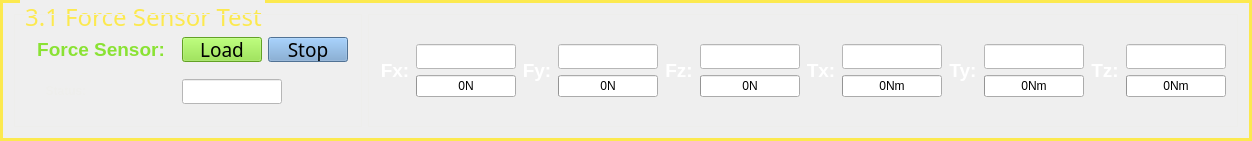
       <widget class="QGroupBox" name="groupBox_17">
        <property name="geometry">
         <rect>
          <x>10</x>
          <y>720</y>
          <width>1252</width>
          <height>141</height>
         </rect>
        </property>
        <property name="minimumSize">
         <size>
          <width>0</width>
          <height>0</height>
         </size>
        </property>
        <property name="maximumSize">
         <size>
          <width>2000</width>
          <height>16777215</height>
         </size>
        </property>
        <property name="font">
         <font>
          <family>Adobe 黑体 Std R</family>
          <pointsize>18</pointsize>
         </font>
        </property>
        <property name="toolTip">
         <string>&lt;html&gt;&lt;head/&gt;&lt;body&gt;&lt;p&gt;DFVGDF&lt;/p&gt;&lt;/body&gt;&lt;/html&gt;</string>
        </property>
        <property name="styleSheet">
         <string notr="true">   QGroupBox {
	color: rgb(252, 233, 79);
	border-color: rgb(252, 233, 79);
            border-width: 3px;
            border-style: solid;
            margin-top: 2ex;
        }
        QGroupBox::title {
            subcontrol-origin: margin;
            subcontrol-position: top left;
            left: 20px;
            margin-left: 2px;
            padding: 0  0px;
        }</string>
        </property>
        <property name="title">
         <string>3.1 Force Sensor Test</string>
        </property>
        <layout class="QGridLayout" name="gridLayout_20">
         <item row="0" column="1">
          <widget class="QGroupBox" name="groupBox_52">
           <property name="font">
            <font>
             <family>Adobe 黑体 Std R</family>
             <pointsize>14</pointsize>
            </font>
           </property>
           <property name="styleSheet">
            <string notr="true">   QGroupBox {
	border-color: rgb(238, 238, 236);
            border-width: 1px;
            border-style: solid;
            margin-top: 2ex;
        }</string>
           </property>
           <property name="title">
            <string/>
           </property>
           <layout class="QGridLayout" name="gridLayout_10">
            <item row="0" column="0">
             <layout class="QHBoxLayout" name="horizontalLayout">
              <item>
               <widget class="QLabel" name="label_172">
                <property name="minimumSize">
                 <size>
                  <width>30</width>
                  <height>25</height>
                 </size>
                </property>
                <property name="maximumSize">
                 <size>
                  <width>30</width>
                  <height>25</height>
                 </size>
                </property>
                <property name="styleSheet">
                 <string notr="true">
font: 12pt &quot;Adobe 黑体 Std R&quot;;</string>
                </property>
                <property name="text">
                 <string>&lt;html&gt;&lt;head/&gt;&lt;body&gt;&lt;p align=&quot;center&quot;&gt;&lt;span style=&quot; font-size:14pt; font-weight:600; color:#ffffff;&quot;&gt;Fx:&lt;/span&gt;&lt;/p&gt;&lt;/body&gt;&lt;/html&gt;</string>
                </property>
                <property name="alignment">
                 <set>Qt::AlignLeading|Qt::AlignLeft|Qt::AlignVCenter</set>
                </property>
                <property name="wordWrap">
                 <bool>false</bool>
                </property>
                <property name="margin">
                 <number>0</number>
                </property>
                <property name="indent">
                 <number>-2</number>
                </property>
                <property name="openExternalLinks">
                 <bool>false</bool>
                </property>
               </widget>
              </item>
              <item>
               <layout class="QVBoxLayout" name="verticalLayout_6">
                <item>
                 <widget class="QLineEdit" name="lineEdit_Fx">
                  <property name="minimumSize">
                   <size>
                    <width>100</width>
                    <height>25</height>
                   </size>
                  </property>
                  <property name="maximumSize">
                   <size>
                    <width>100</width>
                    <height>25</height>
                   </size>
                  </property>
                  <property name="styleSheet">
                   <string notr="true">background-color: rgb(255, 255, 255);</string>
                  </property>
                 </widget>
                </item>
                <item>
                 <widget class="QProgressBar" name="progressBar_Fx">
                  <property name="minimum">
                   <number>0</number>
                  </property>
                  <property name="maximum">
                   <number>30</number>
                  </property>
                  <property name="value">
                   <number>0</number>
                  </property>
                  <property name="format">
                   <string>%vN</string>
                  </property>
                 </widget>
                </item>
               </layout>
              </item>
              <item>
               <widget class="QLabel" name="label_175">
                <property name="minimumSize">
                 <size>
                  <width>30</width>
                  <height>25</height>
                 </size>
                </property>
                <property name="maximumSize">
                 <size>
                  <width>30</width>
                  <height>25</height>
                 </size>
                </property>
                <property name="styleSheet">
                 <string notr="true">
font: 12pt &quot;Adobe 黑体 Std R&quot;;</string>
                </property>
                <property name="text">
                 <string>&lt;html&gt;&lt;head/&gt;&lt;body&gt;&lt;p align=&quot;center&quot;&gt;&lt;span style=&quot; font-size:14pt; font-weight:600; color:#ffffff;&quot;&gt;Fy:&lt;/span&gt;&lt;/p&gt;&lt;/body&gt;&lt;/html&gt;</string>
                </property>
                <property name="alignment">
                 <set>Qt::AlignLeading|Qt::AlignLeft|Qt::AlignVCenter</set>
                </property>
                <property name="wordWrap">
                 <bool>false</bool>
                </property>
                <property name="margin">
                 <number>0</number>
                </property>
                <property name="indent">
                 <number>-2</number>
                </property>
                <property name="openExternalLinks">
                 <bool>false</bool>
                </property>
               </widget>
              </item>
              <item>
               <layout class="QVBoxLayout" name="verticalLayout">
                <item>
                 <widget class="QLineEdit" name="lineEdit_Fy">
                  <property name="minimumSize">
                   <size>
                    <width>100</width>
                    <height>25</height>
                   </size>
                  </property>
                  <property name="maximumSize">
                   <size>
                    <width>100</width>
                    <height>25</height>
                   </size>
                  </property>
                  <property name="styleSheet">
                   <string notr="true">background-color: rgb(255, 255, 255);</string>
                  </property>
                 </widget>
                </item>
                <item>
                 <widget class="QProgressBar" name="progressBar_Fy">
                  <property name="maximum">
                   <number>30</number>
                  </property>
                  <property name="value">
                   <number>0</number>
                  </property>
                  <property name="format">
                   <string>%vN</string>
                  </property>
                 </widget>
                </item>
               </layout>
              </item>
              <item>
               <widget class="QLabel" name="label_173">
                <property name="minimumSize">
                 <size>
                  <width>30</width>
                  <height>25</height>
                 </size>
                </property>
                <property name="maximumSize">
                 <size>
                  <width>30</width>
                  <height>25</height>
                 </size>
                </property>
                <property name="styleSheet">
                 <string notr="true">
font: 12pt &quot;Adobe 黑体 Std R&quot;;</string>
                </property>
                <property name="text">
                 <string>&lt;html&gt;&lt;head/&gt;&lt;body&gt;&lt;p align=&quot;center&quot;&gt;&lt;span style=&quot; font-size:14pt; font-weight:600; color:#ffffff;&quot;&gt;Fz:&lt;/span&gt;&lt;/p&gt;&lt;/body&gt;&lt;/html&gt;</string>
                </property>
                <property name="alignment">
                 <set>Qt::AlignLeading|Qt::AlignLeft|Qt::AlignVCenter</set>
                </property>
                <property name="wordWrap">
                 <bool>false</bool>
                </property>
                <property name="margin">
                 <number>0</number>
                </property>
                <property name="indent">
                 <number>-2</number>
                </property>
                <property name="openExternalLinks">
                 <bool>false</bool>
                </property>
               </widget>
              </item>
              <item>
               <layout class="QVBoxLayout" name="verticalLayout_2">
                <item>
                 <widget class="QLineEdit" name="lineEdit_Fz">
                  <property name="minimumSize">
                   <size>
                    <width>100</width>
                    <height>25</height>
                   </size>
                  </property>
                  <property name="maximumSize">
                   <size>
                    <width>100</width>
                    <height>25</height>
                   </size>
                  </property>
                  <property name="styleSheet">
                   <string notr="true">background-color: rgb(255, 255, 255);</string>
                  </property>
                 </widget>
                </item>
                <item>
                 <widget class="QProgressBar" name="progressBar_Fz">
                  <property name="maximum">
                   <number>30</number>
                  </property>
                  <property name="value">
                   <number>0</number>
                  </property>
                  <property name="format">
                   <string>%vN</string>
                  </property>
                 </widget>
                </item>
               </layout>
              </item>
              <item>
               <widget class="QLabel" name="label_178">
                <property name="minimumSize">
                 <size>
                  <width>30</width>
                  <height>25</height>
                 </size>
                </property>
                <property name="maximumSize">
                 <size>
                  <width>30</width>
                  <height>25</height>
                 </size>
                </property>
                <property name="styleSheet">
                 <string notr="true">
font: 12pt &quot;Adobe 黑体 Std R&quot;;</string>
                </property>
                <property name="text">
                 <string>&lt;html&gt;&lt;head/&gt;&lt;body&gt;&lt;p align=&quot;center&quot;&gt;&lt;span style=&quot; font-size:14pt; font-weight:600; color:#ffffff;&quot;&gt;Tx:&lt;/span&gt;&lt;/p&gt;&lt;/body&gt;&lt;/html&gt;</string>
                </property>
                <property name="alignment">
                 <set>Qt::AlignLeading|Qt::AlignLeft|Qt::AlignVCenter</set>
                </property>
                <property name="wordWrap">
                 <bool>false</bool>
                </property>
                <property name="margin">
                 <number>0</number>
                </property>
                <property name="indent">
                 <number>-2</number>
                </property>
                <property name="openExternalLinks">
                 <bool>false</bool>
                </property>
               </widget>
              </item>
              <item>
               <layout class="QVBoxLayout" name="verticalLayout_3">
                <item>
                 <widget class="QLineEdit" name="lineEdit_Tx">
                  <property name="minimumSize">
                   <size>
                    <width>100</width>
                    <height>25</height>
                   </size>
                  </property>
                  <property name="maximumSize">
                   <size>
                    <width>100</width>
                    <height>25</height>
                   </size>
                  </property>
                  <property name="styleSheet">
                   <string notr="true">background-color: rgb(255, 255, 255);</string>
                  </property>
                 </widget>
                </item>
                <item>
                 <widget class="QProgressBar" name="progressBar_Tx">
                  <property name="maximum">
                   <number>5</number>
                  </property>
                  <property name="value">
                   <number>0</number>
                  </property>
                  <property name="format">
                   <string>%vNm</string>
                  </property>
                 </widget>
                </item>
               </layout>
              </item>
              <item>
               <widget class="QLabel" name="label_176">
                <property name="minimumSize">
                 <size>
                  <width>30</width>
                  <height>25</height>
                 </size>
                </property>
                <property name="maximumSize">
                 <size>
                  <width>30</width>
                  <height>25</height>
                 </size>
                </property>
                <property name="styleSheet">
                 <string notr="true">
font: 12pt &quot;Adobe 黑体 Std R&quot;;</string>
                </property>
                <property name="text">
                 <string>&lt;html&gt;&lt;head/&gt;&lt;body&gt;&lt;p align=&quot;center&quot;&gt;&lt;span style=&quot; font-size:14pt; font-weight:600; color:#ffffff;&quot;&gt;Ty:&lt;/span&gt;&lt;/p&gt;&lt;/body&gt;&lt;/html&gt;</string>
                </property>
                <property name="alignment">
                 <set>Qt::AlignLeading|Qt::AlignLeft|Qt::AlignVCenter</set>
                </property>
                <property name="wordWrap">
                 <bool>false</bool>
                </property>
                <property name="margin">
                 <number>0</number>
                </property>
                <property name="indent">
                 <number>-2</number>
                </property>
                <property name="openExternalLinks">
                 <bool>false</bool>
                </property>
               </widget>
              </item>
              <item>
               <layout class="QVBoxLayout" name="verticalLayout_4">
                <item>
                 <widget class="QLineEdit" name="lineEdit_Ty">
                  <property name="minimumSize">
                   <size>
                    <width>100</width>
                    <height>25</height>
                   </size>
                  </property>
                  <property name="maximumSize">
                   <size>
                    <width>100</width>
                    <height>25</height>
                   </size>
                  </property>
                  <property name="styleSheet">
                   <string notr="true">background-color: rgb(255, 255, 255);</string>
                  </property>
                 </widget>
                </item>
                <item>
                 <widget class="QProgressBar" name="progressBar_Ty">
                  <property name="maximum">
                   <number>5</number>
                  </property>
                  <property name="value">
                   <number>0</number>
                  </property>
                  <property name="format">
                   <string>%vNm</string>
                  </property>
                 </widget>
                </item>
               </layout>
              </item>
              <item>
               <widget class="QLabel" name="label_177">
                <property name="minimumSize">
                 <size>
                  <width>30</width>
                  <height>25</height>
                 </size>
                </property>
                <property name="maximumSize">
                 <size>
                  <width>30</width>
                  <height>25</height>
                 </size>
                </property>
                <property name="styleSheet">
                 <string notr="true">
font: 12pt &quot;Adobe 黑体 Std R&quot;;</string>
                </property>
                <property name="text">
                 <string>&lt;html&gt;&lt;head/&gt;&lt;body&gt;&lt;p align=&quot;center&quot;&gt;&lt;span style=&quot; font-size:14pt; font-weight:600; color:#ffffff;&quot;&gt;Tz:&lt;/span&gt;&lt;/p&gt;&lt;/body&gt;&lt;/html&gt;</string>
                </property>
                <property name="alignment">
                 <set>Qt::AlignLeading|Qt::AlignLeft|Qt::AlignVCenter</set>
                </property>
                <property name="wordWrap">
                 <bool>false</bool>
                </property>
                <property name="margin">
                 <number>0</number>
                </property>
                <property name="indent">
                 <number>-2</number>
                </property>
                <property name="openExternalLinks">
                 <bool>false</bool>
                </property>
               </widget>
              </item>
              <item>
               <layout class="QVBoxLayout" name="verticalLayout_5">
                <item>
                 <widget class="QLineEdit" name="lineEdit_Tz">
                  <property name="minimumSize">
                   <size>
                    <width>100</width>
                    <height>25</height>
                   </size>
                  </property>
                  <property name="maximumSize">
                   <size>
                    <width>100</width>
                    <height>25</height>
                   </size>
                  </property>
                  <property name="styleSheet">
                   <string notr="true">background-color: rgb(255, 255, 255);</string>
                  </property>
                 </widget>
                </item>
                <item>
                 <widget class="QProgressBar" name="progressBar_Tz">
                  <property name="maximum">
                   <number>5</number>
                  </property>
                  <property name="value">
                   <number>0</number>
                  </property>
                  <property name="format">
                   <string>%vNm</string>
                  </property>
                 </widget>
                </item>
               </layout>
              </item>
             </layout>
            </item>
           </layout>
          </widget>
         </item>
         <item row="0" column="0">
          <widget class="QGroupBox" name="groupBox_84">
           <property name="font">
            <font>
             <family>Adobe 黑体 Std R</family>
             <pointsize>14</pointsize>
            </font>
           </property>
           <property name="styleSheet">
            <string notr="true">   QGroupBox {
	border-color: rgb(238, 238, 236);
            border-width: 1px;
            border-style: solid;
            margin-top: 2ex;
        }</string>
           </property>
           <property name="title">
            <string/>
           </property>
           <layout class="QGridLayout" name="gridLayout_18">
            <item row="0" column="0">
             <widget class="QLabel" name="label_107">
              <property name="minimumSize">
               <size>
                <width>150</width>
                <height>25</height>
               </size>
              </property>
              <property name="maximumSize">
               <size>
                <width>80</width>
                <height>25</height>
               </size>
              </property>
              <property name="styleSheet">
               <string notr="true">
font: 12pt &quot;Adobe 黑体 Std R&quot;;</string>
              </property>
              <property name="text">
               <string>&lt;html&gt;&lt;head/&gt;&lt;body&gt;&lt;p align=&quot;center&quot;&gt;&lt;span style=&quot; font-size:14pt; font-weight:600; color:#8ae234;&quot;&gt;Force Sensor:&lt;/span&gt;&lt;/p&gt;&lt;/body&gt;&lt;/html&gt;</string>
              </property>
              <property name="alignment">
               <set>Qt::AlignLeading|Qt::AlignLeft|Qt::AlignVCenter</set>
              </property>
              <property name="wordWrap">
               <bool>false</bool>
              </property>
              <property name="margin">
               <number>0</number>
              </property>
              <property name="indent">
               <number>-2</number>
              </property>
              <property name="openExternalLinks">
               <bool>false</bool>
              </property>
             </widget>
            </item>
            <item row="0" column="1">
             <widget class="QPushButton" name="motorcontrol4_14">
              <property name="sizePolicy">
               <sizepolicy hsizetype="Minimum" vsizetype="Fixed">
                <horstretch>130</horstretch>
                <verstretch>35</verstretch>
               </sizepolicy>
              </property>
              <property name="minimumSize">
               <size>
                <width>80</width>
                <height>25</height>
               </size>
              </property>
              <property name="maximumSize">
               <size>
                <width>80</width>
                <height>25</height>
               </size>
              </property>
              <property name="font">
               <font>
                <family>Adobe 黑体 Std R</family>
                <pointsize>14</pointsize>
                <weight>50</weight>
                <italic>false</italic>
                <bold>false</bold>
               </font>
              </property>
              <property name="focusPolicy">
               <enum>Qt::NoFocus</enum>
              </property>
              <property name="styleSheet">
               <string notr="true">background-color: rgb(114, 159, 207);
background-color: rgb(138, 226, 52);</string>
              </property>
              <property name="text">
               <string>Load</string>
              </property>
             </widget>
            </item>
            <item row="0" column="2">
             <widget class="QPushButton" name="motorcontrol4_13">
              <property name="sizePolicy">
               <sizepolicy hsizetype="Minimum" vsizetype="Fixed">
                <horstretch>130</horstretch>
                <verstretch>35</verstretch>
               </sizepolicy>
              </property>
              <property name="minimumSize">
               <size>
                <width>80</width>
                <height>25</height>
               </size>
              </property>
              <property name="maximumSize">
               <size>
                <width>80</width>
                <height>25</height>
               </size>
              </property>
              <property name="font">
               <font>
                <family>Adobe 黑体 Std R</family>
                <pointsize>14</pointsize>
                <weight>50</weight>
                <italic>false</italic>
                <bold>false</bold>
               </font>
              </property>
              <property name="focusPolicy">
               <enum>Qt::NoFocus</enum>
              </property>
              <property name="styleSheet">
               <string notr="true">background-color: rgb(114, 159, 207);</string>
              </property>
              <property name="text">
               <string>Stop</string>
              </property>
             </widget>
            </item>
            <item row="1" column="0">
             <widget class="QLabel" name="label_108">
              <property name="minimumSize">
               <size>
                <width>80</width>
                <height>25</height>
               </size>
              </property>
              <property name="maximumSize">
               <size>
                <width>80</width>
                <height>25</height>
               </size>
              </property>
              <property name="styleSheet">
               <string notr="true">
font: 12pt &quot;Adobe 黑体 Std R&quot;;</string>
              </property>
              <property name="text">
               <string>&lt;html&gt;&lt;head/&gt;&lt;body&gt;&lt;p align=&quot;center&quot;&gt;&lt;span style=&quot; font-weight:600; color:#eeeeec;&quot;&gt;Status:&lt;/span&gt;&lt;/p&gt;&lt;/body&gt;&lt;/html&gt;</string>
              </property>
              <property name="alignment">
               <set>Qt::AlignLeading|Qt::AlignLeft|Qt::AlignVCenter</set>
              </property>
              <property name="wordWrap">
               <bool>false</bool>
              </property>
              <property name="margin">
               <number>0</number>
              </property>
              <property name="indent">
               <number>-2</number>
              </property>
              <property name="openExternalLinks">
               <bool>false</bool>
              </property>
             </widget>
            </item>
            <item row="1" column="1" colspan="2">
             <widget class="QLineEdit" name="lineEdit_FSstate">
              <property name="minimumSize">
               <size>
                <width>100</width>
                <height>25</height>
               </size>
              </property>
              <property name="maximumSize">
               <size>
                <width>100</width>
                <height>25</height>
               </size>
              </property>
              <property name="styleSheet">
               <string notr="true">background-color: rgb(255, 255, 255);</string>
              </property>
             </widget>
            </item>
           </layout>
          </widget>
         </item>
        </layout>
       </widget>
